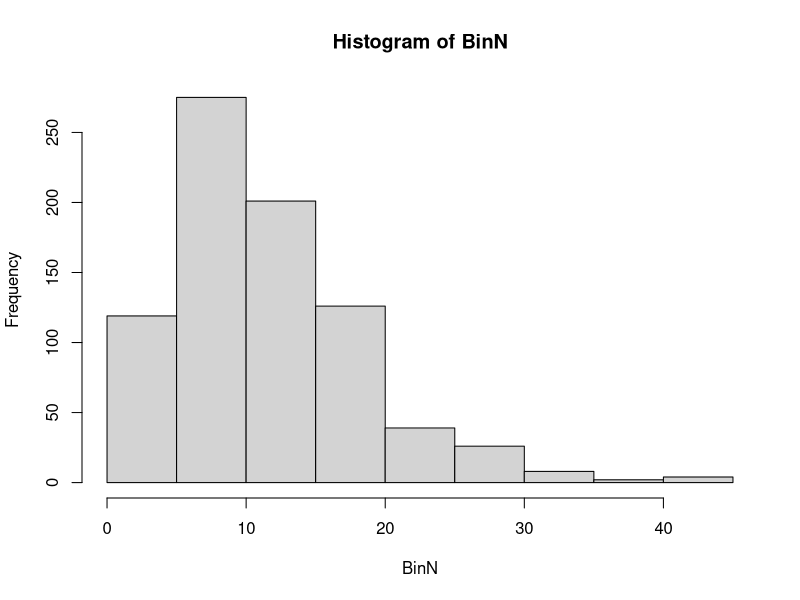

Source code (R):
#********************************************************#
# www.metodosexatos.com                                  #
# Prof.Ms. André Santos | andre@metodosexatos.com.br     #
# Curso Análise Bayesiana com R                          #
# MODELOS PROBABILÍSTICOS DISCRETOS                      #
# Data: 27/09/2019                                       #
#********************************************************#

# Distribuição Binomial Negativa

# Densidade de probabilidade para x = 10 fracassos antes de a = 5 sucessos...
# ... com probabilidade de sucesso em cada ponto da amostra por teta = 0,3
dnbinom(10, 5, 0.3)

# Probabilidade acumulada p(X<=15)
pnbinom(15, 5, 0.3)

# Probabilidade acumulada p(X>15)
1-pnbinom(15, 5, 0.3)

# Quantil x100q que satisfaz P(X<=x100q) = 0.1
qnbinom(0.1, 5, 0.3)

# Uma amostra aleatória com 8 elementos
a <- 800
s <- 5
t <- 0.3
BinN <- rnbinom(a, s, t)
print(BinN)

# Representação gráfica da distribuição binomial negativa
hist(BinN)

